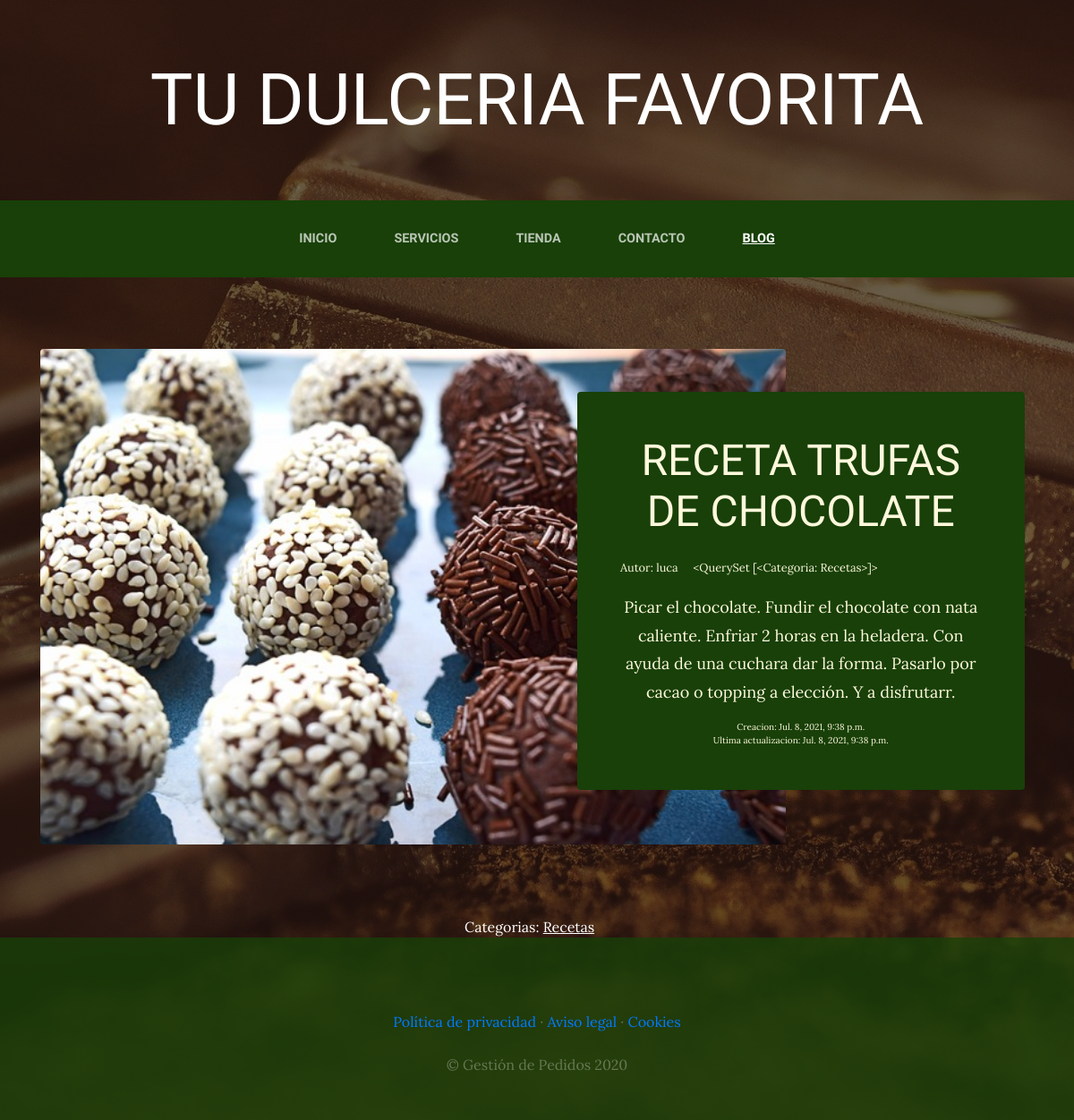
The app's page /blog/categoria/1/ with its own data.
### blog/models.py (models this page shows, shortened)
class Post(models.Model):
    titulo=models.CharField(max_length=50)
    contenido=models.TextField(max_length=200)
    imagen=models.ImageField(upload_to='blog')
    autor=models.ForeignKey(User, on_delete=models.CASCADE)
    categorias=models.ManyToManyField(Categoria)
    created=models.DateTimeField(auto_now_add=True)
    updated=models.DateTimeField(auto_now_add=True)
    class Meta:
        verbose_name='post'
        verbose_name_plural='posts'

class Categoria(models.Model):
    nombre=models.CharField(max_length=50)
    created=models.DateTimeField(auto_now_add=True)
    updated=models.DateTimeField(auto_now_add=True)
    class Meta:
        verbose_name='categoria'
        verbose_name_plural='categorias'
    def __str__(self):
        return self.nombre

### blog/views.py (the view)
# urls.py: path('categoria/<int:categoria_id>/',views.categoria, name='categoria'),
def categoria(request, categoria_id):
    categoria=Categoria.objects.get(id=categoria_id)
    posts=Post.objects.filter(categorias=categoria)
    return render(request, 'blog/categorias.html', {'posts':posts})

### carro/context_processor.py (called while the page is built)
def importe_total_carro(request):
    total=0
    if 'carro' in request.session:
        for key, value in request.session['carro'].items():
            total=total+(float(value['precio'])*value['cantidad'])
    return {'importe_total_carro':total}

### templates/blog/categorias.html
{% extends "tiendaonlineapp/base.html" %}
{% load static %}
{% block content %}
{% for post in posts %}
<section class="page-section clearfix">
    <div class="container">
        <div class="intro">
            <img class="intro-img img-fluid mb-3 mb-lg-0 rounded" src="{{post.imagen.url}}" alt="">
            <div class="intro-text left-0 text-center bg-faded p-5 rounded">
                <h2 class="section-heading mb-4">
                    <span class="section-heading-lower">{{post.titulo}}</span>
                </h2>
                <div style='text-align: left; font-size: 0.8em;' class="section-heading-upper">Autor:
                    {{post.autor}}&nbsp;&nbsp;&nbsp;&nbsp; {{post.categorias.all}}<br><br></div>
                <p style="font-size: large;" class="mb-3">{{post.contenido}}
                </p>
                <span style="font-size: x-small;" ,class="section-heading-upper">Creacion: {{post.created}}<br>Ultima
                    actualizacion: {{post.updated}}</span>
            </div>
        </div>
    </div>
</section>
{% endfor %}
<section>
    <div style='width:75%; margin:auto; text-align: center; color: white;'>
        Categorias:
        {% for post in posts %}
            {% for categoria in post.categorias.all %}
                <a href="{% url 'categoria' categoria.id %}" style="text-decoration:underline;color: white;">{{categoria.nombre}}</a> &nbsp;&nbsp;&nbsp;
            {% endfor %}
        {% endfor %}
    </div>
</section>
{% endblock %}

### tiendaonlineapp/static/tiendaonlineapp/css/gestion.css (style rules this page uses)
body { font-family: 'Lora'; background: linear-gradient(rgba(47, 23, 15, 0.65), rgba(47, 23, 15, 0.65)), url("../img/bgmain.jpg"); background-attachment: fixed; background-position: center; background-size: cover; }
h1, h2, h3, h4, h5, h6 { font-family: 'Raleway'; }
p { line-height: 1.75; }
.page-section { margin-top: 5rem; margin-bottom: 5rem; }
.section-heading { text-transform: uppercase; }
.section-heading .section-heading-lower { display: block; font-size: 3rem; font-weight: 100; }
.bg-faded { background-color: rgba(255, 255, 255, 0.85); }
.intro { position: relative; }
@media (min-width: 992px) { .intro .intro-img { width: 75%; float: left; } }
@media (min-width: 992px) { .intro .intro-text { left: 600; width: 60%; margin-top: 3rem; background-color: rgba(24, 64, 8); color: cornsilk; position: absolute; } }
@media (min-width: 1200px) { .intro .intro-text { width: 45%; } }

### records on screen
Post: imagen (picture), titulo "RECETA TRUFAS DE CHOCOLATE", autor "luca", categorias.all "<QuerySet [<Categoria: Recetas>]>", contenido "Picar el chocolate. Fundir el chocolate con nata caliente. Enfriar 2 horas en la heladera. Con ayuda de una cuchara dar la forma. Pasarlo por cacao o topping a elección. Y a disfrutarr.", created "Jul. 8, 2021, 9:38 p.m.", updated "Jul. 8, 2021, 9:38 p.m."
Categoria: nombre "Recetas"
